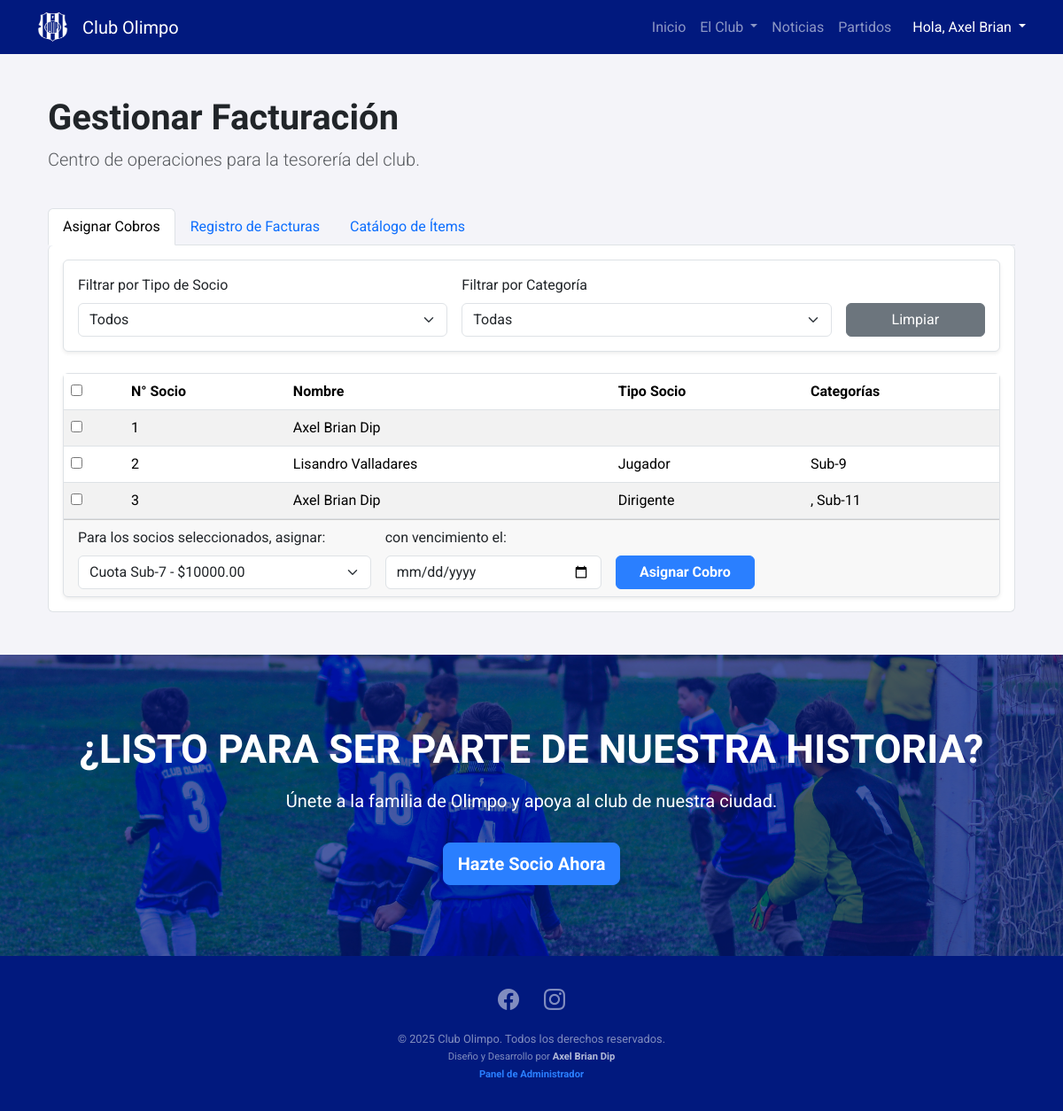
/dashboard/billing/ (signed in), run on an earlier commit of the app's database.
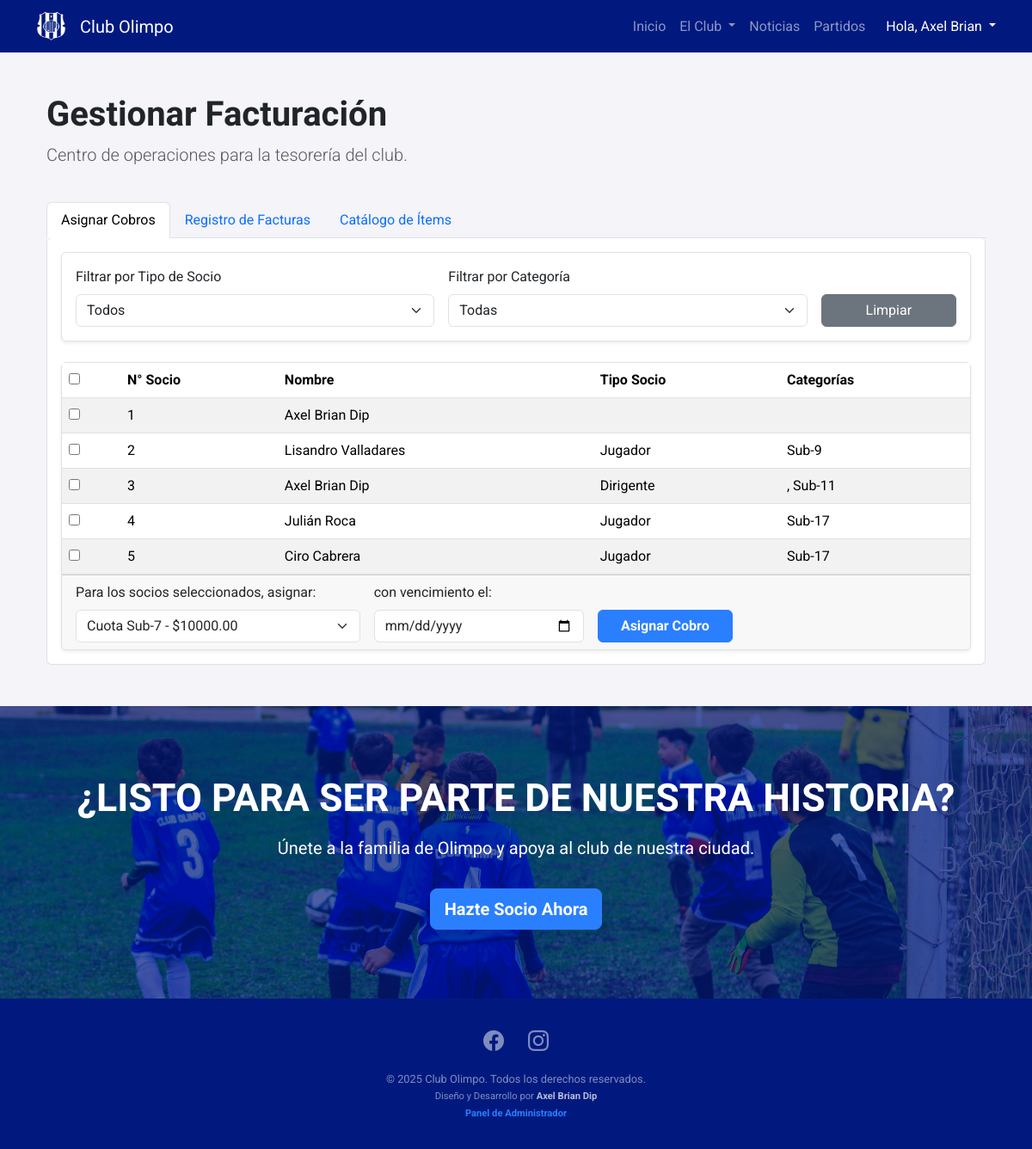
And on a later commit of the database.
### members/models.py (models this page shows, shortened)
class Profile(models.Model):
    user = models.OneToOneField(User, on_delete=models.CASCADE)
    member_id = models.PositiveIntegerField(
        "Número de Socio",
        unique=True,
        default=get_next_member_id,
        editable=False # Hacemos que no se pueda editar desde el admin
    )
    date_of_birth = models.DateField("Fecha de Nacimiento", null=True, blank=True)
    dni = models.CharField("DNI", max_length=20, blank=True)
    address = models.CharField("Dirección", max_length=255, blank=True)
    phone_number = models.CharField("Teléfono", max_length=50, blank=True)
    profile_photo = models.ImageField("Foto de Perfil", upload_to='profile_photos/', blank=True, null=True)
    extra_photo_1 = models.ImageField("Foto Extra 1 (opcional)", upload_to='extra_photos/', blank=True, null=True)
    extra_photo_2 = models.ImageField("Foto Extra 2 (opcional)", upload_to='extra_photos/', blank=True, null=True)
    dni_photo_front = models.ImageField("Foto DNI (Frente)", upload_to='dni_photos/', blank=True, null=True)
    dni_photo_back = models.ImageField("Foto DNI (Dorso)", upload_to='dni_photos/', blank=True, null=True)
    member_type = models.ForeignKey(MemberType, on_delete=models.SET_NULL, null=True, blank=True, verbose_name="Tipo de Socio")
    is_on_roster = models.BooleanField("En Lista Oficial (para jugadores)", default=False)
    is_exempt = models.BooleanField("Cuota Bonificada", default=False)

class MemberType(models.Model):
    name = models.CharField("Nombre del Tipo de Socio", max_length=100, unique=True)
    class Meta:
        verbose_name = "Tipo de Socio"
        verbose_name_plural = "Tipos de Socio"
        ordering = ['name']

class Role(models.Model):
    class Function(models.TextChoices):
        JUGADOR = 'JUG', 'Jugador'
        STAFF = 'STA', 'Cuerpo Técnico'
        DIRIGENTE = 'DIR', 'Dirigente'
    profile = models.ForeignKey('Profile', on_delete=models.CASCADE, related_name='roles')
    function = models.CharField("Función", max_length=3, choices=Function.choices)
    category = models.ForeignKey(Category, on_delete=models.SET_NULL, null=True, blank=True, verbose_name="Categoría (si aplica)")
    specific_position = models.CharField("Cargo Específico", max_length=100, help_text="Ej: Delantero, Tesorero, Director Técnico")
    specific_position = models.ForeignKey(
        SpecificPosition,
        on_delete=models.PROTECT,
        verbose_name="Cargo Específico"
    )
    class Meta:
        verbose_name = "Rol"
        verbose_name_plural = "Roles"

class Category(models.Model):
    name = models.CharField("Nombre", max_length=100, unique=True)
    order = models.PositiveIntegerField("Orden", default=0, help_text="Menor número aparece primero")
    class Meta:
        verbose_name = "Categoría"
        verbose_name_plural = "Categorías"
        ordering = ['order', 'name']

### dashboard/views.py (the view, shortened to what this page needs)
# urls.py: path('billing/', views.billing_dashboard_view, name='dashboard_billing'),
@user_passes_test(is_superuser)
def billing_dashboard_view(request):
    pending_payments = Invoice.objects.filter(status='VER').select_related('profile__user', 'item', 'payment')
    profiles = Profile.objects.select_related('user', 'member_type').all().order_by('member_id')
    selected_member_type_id = request.GET.get('member_type')
    selected_category_id = request.GET.get('category')
    if selected_member_type_id:
        profiles = profiles.filter(member_type_id=selected_member_type_id)
    if selected_category_id:
        profiles = profiles.filter(roles__category_id=selected_category_id).distinct()
    invoices = Invoice.objects.select_related('profile__user', 'item').prefetch_related('payment').all()
    search_query = request.GET.get('q_invoice')
    status_query = request.GET.get('status_invoice')
    if search_query:
        invoices = invoices.filter(Q(profile__user__first_name__icontains=search_query) | Q(profile__user__last_name__icontains=search_query))
    if status_query:
        invoices = invoices.filter(status=status_query)
    context = {
        'pending_payments': pending_payments,
        'profiles': profiles,
        'invoices': invoices,
        'billable_items': BillableItem.objects.all(),
        'member_types': MemberType.objects.all(),
        'categories': Category.objects.all(),
        'all_statuses': Invoice.Status.choices,
        'selected_member_type_id': selected_member_type_id,
        'selected_category_id': selected_category_id,
        'search_query': search_query,
        'status_query': status_query,
    }
    return render(request, 'dashboard/billing_dashboard.html', context)

### billing/models.py (called while the page is built)
    def __str__(self):
        return f"{self.name} - ${self.amount}"

### dashboard/views.py (called while the page is built)
def is_superuser(user):
    return user.is_superuser

### dashboard/templates/dashboard/billing_dashboard.html (shortened to what the changed rows need)
{% extends 'base.html' %}
{% block content %}
<div class="container my-5">
    <div class="d-flex justify-content-between align-items-center mb-4">
        <div>
            <h1>Gestionar Facturación</h1>
        </div>
    </div>
    <div class="tab-content" id="billingTabsContent">
        <div class="tab-pane fade show active" id="assign" role="tabpanel">
            <div class="card card-body border-top-0 rounded-bottom">
                <form method="post" action="{% url 'dashboard_billing' %}">
                    <div class="card shadow-sm">
                        <div class="table-responsive"><table class="table table-striped table-hover mb-0"><thead><tr><th><input type="checkbox" id="selectAll"></th><th>N° Socio</th><th>Nombre</th><th>Tipo Socio</th><th>Categorías</th></tr></thead>
                            <tbody>
                                {% for profile in profiles %}
                                    <tr>
                                        <td><input type="checkbox" name="profile_ids" value="{{ profile.id }}" class="profile-checkbox"></td>
                                        <td>{{ profile.member_id }}</td>
                                        <td>{{ profile.user.get_full_name }}</td>
                                        <td>{{ profile.member_type.name }}</td>
                                        <td>{% for role in profile.roles.all %}{{ role.category.name }}{% if not forloop.last %}, {% endif %}{% endfor %}</td>
                                    </tr>
                                {% empty %}
                                    <tr><td colspan="5" class="text-center text-muted">No se encontraron socios con los filtros aplicados.</td></tr>
                                {% endfor %}
                            </tbody>
                        </table></div>
                    </div>
                </form>
            </div>
        </div>
    </div>
</div>
{% endblock %}

What changed in the data, as far as the page shows it:
added Profile: member_id "4", user.get_full_name "Julián Roca", member_type.name "Jugador"
added Role: category.name "Sub-17", shown under "4"
added Profile: member_id "5", user.get_full_name "Ciro Cabrera", member_type.name "Jugador"
added Role: category.name "Sub-17", shown under "5"
